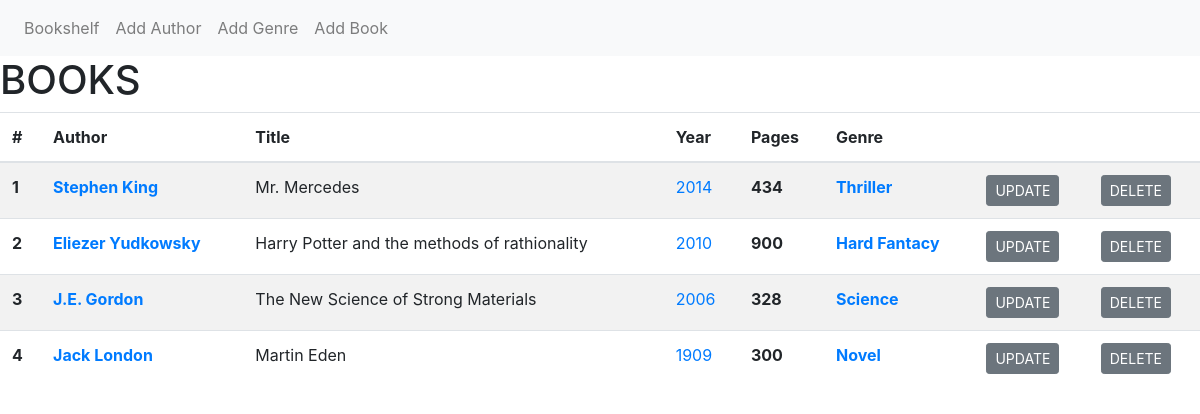
The page / on the database its author committed.
### tables this page shows
CREATE TABLE "books" (
	"id"	INTEGER NOT NULL PRIMARY KEY AUTOINCREMENT UNIQUE,
	"Author"	INTEGER NOT NULL,
	"Title"	TEXT NOT NULL,
	"Year"	INTEGER NOT NULL,
	"Pages"	INTEGER NOT NULL,
	"Genre"	INTEGER NOT NULL
);

CREATE TABLE "authors" (
	"id"	INTEGER NOT NULL PRIMARY KEY AUTOINCREMENT UNIQUE,
	"Name"	TEXT NOT NULL UNIQUE,
	"Description"	TEXT
);

CREATE TABLE "genres" (
	"id"	INTEGER NOT NULL PRIMARY KEY AUTOINCREMENT UNIQUE,
	"Name"	TEXT NOT NULL UNIQUE,
	"Description"	TEXT
);

### app.py (the view)
@app.route('/')
def main():
    books = execute_query("SELECT * FROM Books")
    return render_template('main.html',
                           books=books, get_by_id=select_all_by_id)

### app.py (called while the page is built)
def execute_query(query):
    with sqlite3.connect('db.db') as conn:
        cursor = conn.cursor()
        cursor.execute(query)
        return cursor.fetchall()

def select_all_by_id(table, record_id):
    return execute_query(f"SELECT * FROM {table} WHERE id={record_id}")[0]

### templates/main.html (shortened to what this page needs)
{% extends 'index.html' %} {% block body %}
<h1>BOOKS</h1>
<div class="container-space">
  <table class="table table-striped">
    <thead>
      <tr>
        <th scope="col">#</th>
        <th scope="col">Author</th>
        <th scope="col">Title</th>
        <th scope="col">Year</th>
        <th scope="col">Pages</th>
        <th scope="col">Genre</th>
        <th scope="col"></th>
        <th scope="col"></th>
      </tr>
    </thead>
    <tbody>
      {% for item in books %}
      <tr>
        <th scope="row">{{loop.index}}</th>
        <th>
          {% with author=get_by_id('authors', item[1]) %}
          <a href="/author/{{author[0]}}/">{{author[1]}}</a>
          {% endwith %}
        </th>
        <td>{{item[2]}}</td>
        <td><a href="/year/{{item[3]}}/">{{item[3]}}</a></td>
        <th>{{item[4]}}</th>
        <th>
          {% with genre=get_by_id('genres', item[5]) %}
          <a href="/genre/{{genre[0]}}/">{{genre[1]}}</a>
          {% endwith %}
        </th>
        <th>
          <form method="get" action="/update/book/{{item[0]}}">
            <input
              type="submit"
              value="UPDATE"
              class="btn btn-secondary btn-sm"
            />
          </form>
        </th>
        <th>
          <form method="get" action="delete/book/{{item[0]}}">
            <input
              type="submit"
              value="DELETE"
              class="btn btn-secondary btn-sm"
            />
          </form>
        </th>
        {% endfor %}
      </tr>
    </tbody>
  </table>
</div>
{% endblock %}

### templates/index.html (shortened to what this page needs)
<!DOCTYPE html>
<html lang="en">
  <head>
    <link
      rel="stylesheet"
      href="https://cdn.jsdelivr.net/npm/bootstrap@4.6.0/dist/css/bootstrap.min.css"
    />
  </head>
  <nav class="navbar navbar-expand-sm bg-light navbar-light">
    <ul class="navbar-nav">
      <li class="nav-item">
        <a class="nav-link" href="/">Bookshelf</a>
      </li>
      <li class="nav-item">
        <a class="nav-link" href="/create/author">Add Author</a>
      </li>
      <li class="nav-item">
        <a class="nav-link" href="/create/genre">Add Genre</a>
      </li>
      <li class="nav-item">
        <a class="nav-link" href="/create/book">Add Book</a>
      </li>
    </ul>
  </nav>
  <body>
    {% block body %} {% endblock %}
  </body>
</html>

### rows shown on the page
books: Title "Mr. Mercedes", Year "2014", Pages "434"
authors: Name "Stephen King"
genres: Name "Thriller"
books: Title "Harry Potter and the methods of rathionality", Year "2010", Pages "900"
authors: Name "Eliezer Yudkowsky"
genres: Name "Hard Fantacy"
books: Title "The New Science of Strong Materials", Year "2006", Pages "328"
authors: Name "J.E. Gordon"
genres: Name "Science"
books: Title "Martin Eden", Year "1909", Pages "300"
authors: Name "Jack London"
genres: Name "Novel"
